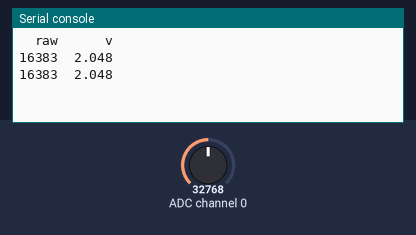
Bench run of a program on a simulated CircuitPython board. On the bench: the last lines printed to the serial console. Inputs (shaded band) come from the test bench; at power-on: ADC channel 0 = 32768 (analog values on the 0–65535 scale).

Above: at 1.2 s.
1.3 s: ADC channel 0 set to 19660
At 2.9 s:
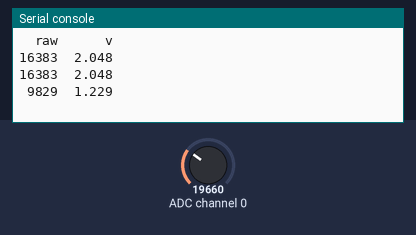
3.5 s: ADC channel 0 set to 0
At 4.8 s:
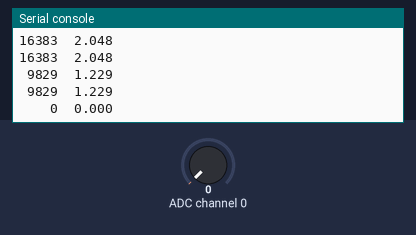

The program:

sampling_ads1115_v1.py
```python
import time
import board
import busio
import adafruit_ads1x15.ads1115 as ADS
from adafruit_ads1x15.analog_in import AnalogIn

# Declare I2C bus
i2c = busio.I2C(board.SCL, board.SDA)

# ADS object definition
ads = ADS.ADS1115(i2c)

# Channel definition
chan1 = AnalogIn(ads, ADS.P0, ADS.P1)
chan2 = AnalogIn(ads, ADS.P2)
chan3 = AnalogIn(ads, ADS.P3)

print("{:>5}\t{:>5}".format('raw', 'v'))

while True:
    print("{:>5}\t{:>5.3f}".format(chan1.value, chan1.voltage))
    time.sleep(1)
```

Measured:
- after the input at 1.3 s, the serial console: prints a new line after 0.75 s (image 1)
- after the input at 3.5 s, the serial console: prints a new line after 0.58 s (image 2)
